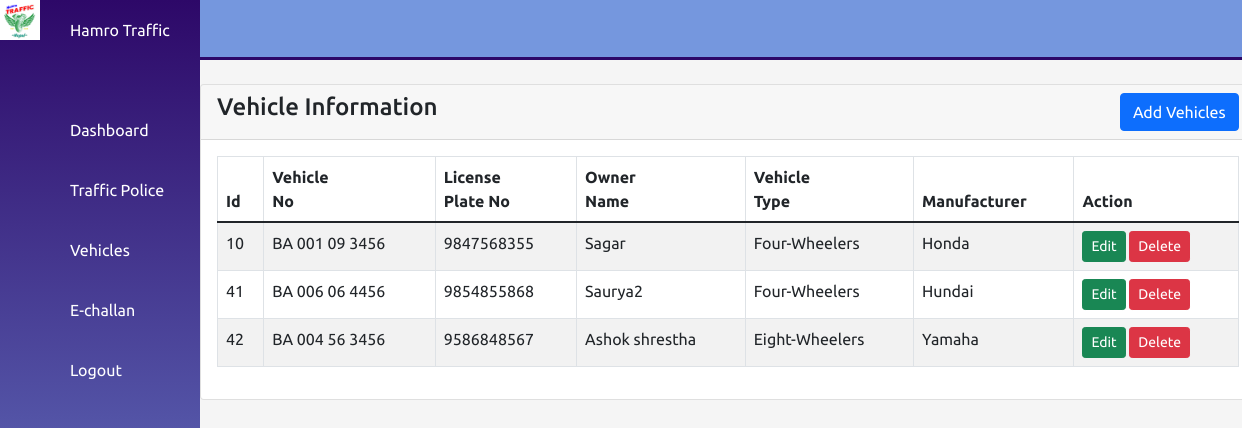
Screenshot of /src/Admin/new.php with the database file from the repository.
### tables this page shows
CREATE TABLE `vehicle_info` (
  `Id` int(11) UNSIGNED NOT NULL,
  `vec_num` varchar(255) NOT NULL,
  `Owner_Name` varchar(50) NOT NULL,
  `License_Plate_No` varchar(20) NOT NULL,
  `Vehicle_Type` varchar(255) NOT NULL,
  `Manufacturer` varchar(50) NOT NULL
);

### src/Admin/new.php (the view, shortened to what this page needs)
<!DOCTYPE html>
<html lang="en">
<head>
    <link href="https://cdn.jsdelivr.net/npm/bootstrap@5.1.3/dist/css/bootstrap.min.css" rel="stylesheet">
    <link rel="stylesheet" href="https://cdn.jsdelivr.net/npm/alertifyjs@1.13.1/build/css/alertify.min.css" />
    <link rel="stylesheet" href="assets/css/Trafficpolis.css">
</head>
<body>
    <div class="container">
        <?php include("assets/nav.php"); ?>
        <div class="main">
            <?php include("assets/top.php"); ?>
            <div class="container mt-4">
                <div class="row">
                    <div class="col-md-12">
                        <div class="card">
                            <div class="card-header">
                                <h4>Vehicle Information
                                    <button type="button" class="btn btn-primary float-end" data-bs-toggle="modal" data-bs-target="#vehicleAddModal">
                                        Add Vehicles
                                    </button>
                                </h4>
                            </div>
                            <div class="card-body">
                                <table id="myTable" class="table table-bordered table-striped">
                                    <thead>
                                        <tr>
                                            <th>Id</th>
                                            <th>Vehicle<br>No</th>
                                            <th>License<br>Plate No</th>
                                            <th>Owner <br>Name</th>
                                            <th>Vehicle<br>Type</th>
                                            <th>Manufacturer</th>
                                            <th>Action</th>
                                        </tr>
                                    </thead>
                                    <tbody>
                                        <?php
                                        require_once("../asstes/dbConn.php");
                                        $query = "SELECT * FROM vehicle_info";
                                        $query_run = mysqli_query($conn, $query);
                                        if (mysqli_num_rows($query_run) > 0) {
                                            foreach ($query_run as $vehicle) {
                                        ?>
                                                <tr>
                                                    <td><?= $vehicle['Id'] ?></td>
                                                    <td><?= $vehicle['vec_num'] ?></td>
                                                    <td><?= $vehicle['License_Plate_No'] ?></td>
                                                    <td><?= $vehicle['Owner_Name'] ?></td>
                                                    <td><?= $vehicle['Vehicle_Type'] ?></td>
                                                    <td><?= $vehicle['Manufacturer'] ?></td>
                                                    <td>
                                                        <button type="button" value="<?= $vehicle['Id'] ?>" class="editVehicleBtn btn btn-success btn-sm">Edit</button>
                                                        <button type="button" value="<?= $vehicle['Id'] ?>" class="deleteVehicleBtn btn btn-danger btn-sm">Delete</button>
                                                    </td>
                                                </tr>
                                        <?php
                                            }
                                        }
                                        ?>
                                    </tbody>
                                </table>
                            </div>
                        </div>
                    </div>
                </div>
            </div>
</body>
</html>

### src/Admin/assets/css/Trafficpolis.css (style rules this page uses)
* { margin: 0; padding: 0; box-sizing: border-box; font-family: 'Ubuntu', sans-serif; }
:root { --darkblue: #2d0868; --blue: #7597de; --white: #fff; --grey: #f5f5f5; --black1: #222; --black2: #999; }
body { min-height: 100vh; overflow-x: hidden; }
.container { width: 100%; margin: 0; padding: 0; }
.main { position: absolute; width: 85%; left: 200px; min-height: 100vh; background: var(--grey); transition: 0.5s; }

### rows the page displays
vehicle_info: Id "10", vec_num "BA 001 09 3456", License_Plate_No "9847568355", Owner_Name "Sagar", Vehicle_Type "Four-Wheelers", Manufacturer "Honda"
vehicle_info: Id "41", vec_num "BA 006 06 4456", License_Plate_No "9854855868", Owner_Name "Saurya2", Vehicle_Type "Four-Wheelers", Manufacturer "Hundai"
vehicle_info: Id "42", vec_num "BA 004 56 3456", License_Plate_No "9586848567", Owner_Name "Ashok shrestha", Vehicle_Type "Eight-Wheelers", Manufacturer "Yamaha"
